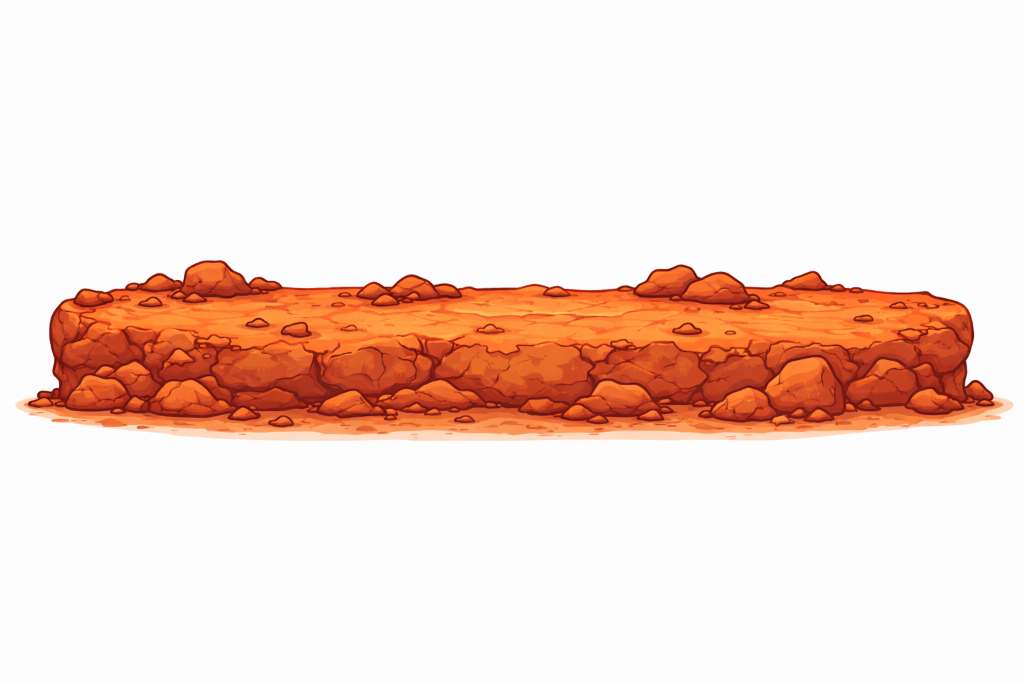
#> input picture ground_raw.png, 1024 x 682 px
$ python process_ground.py
#> lines starting #> are read from the running program, lines starting #| are printed output that depends on the picture
from PIL import Image
import os

def process_ground(image_path, output_path):
#> called with image_path = 'ground_raw.png', output_path = 'ground.png'
    try:
        img = Image.open(image_path).convert("RGBA")
#> img is the input picture: PIL image 1024x682 RGBA; mean R, G, B, A 244.7, 220.5, 211, 255

        # Remove white/light background and make it transparent
        data = img.getdata()
        new_data = []
        for item in data:
            # If color is close to white, make transparent
            if item[0] > 230 and item[1] > 230 and item[2] > 230:
                new_data.append((255, 255, 255, 0))
            else:
                new_data.append(item)
#> this loop made 698368 passes
#> item on passes 1 to 3: (253, 253, 253, 255), (253, 253, 253, 255), (252, 253, 253, 255)
#> after the loop, new_data = 698368 items
        img.putdata(new_data)

        # Auto-trim the transparent borders for a perfect tight crop
        bbox = img.getbbox()
#> bbox = (15, 260, 1014, 441)
        if bbox:
            # The ground is rocky and uneven, crop it tightly
            perfect_crop = img.crop(bbox)
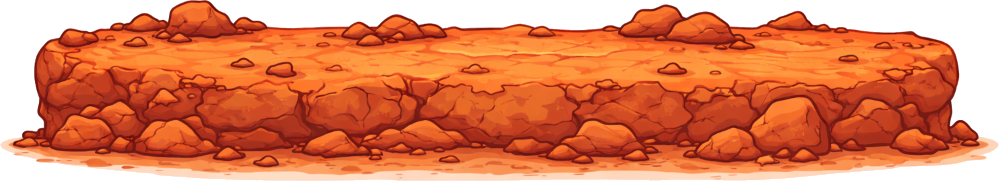
#> perfect_crop: PIL image 999x181 RGBA; mean R, G, B, A 221.3, 128.8, 91.8, 201.9; transparent parts drawn white
            perfect_crop.save(output_path)
            print("Successfully processed and saved the ground sprite!")
        else:
            print("Warning: Blank bounding box for ground.")

    except Exception as e:
        print(f"Error processing ground: {e}")

if __name__ == "__main__":
    process_ground("ground_raw.png", "ground.png")

$ run again, with ChatGPT Image 28 feb 2026, 07_15_51 a.m..png copied over ground_raw.png
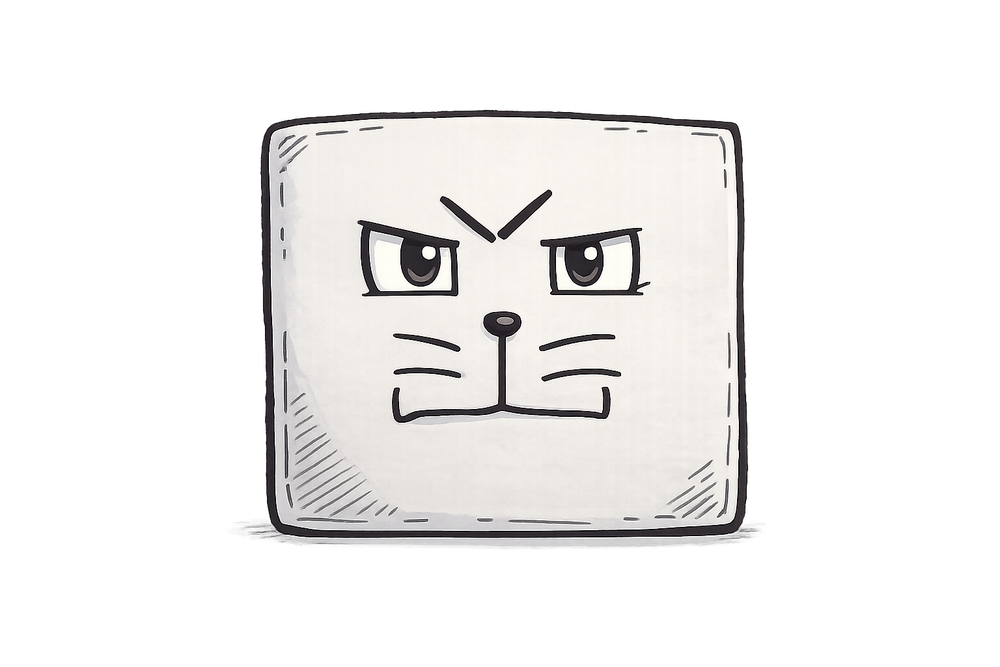
#> input picture ChatGPT Image 28 feb 2026, 07_15_51 a.m..png, 1000 x 667 px, shrunk from 1536 x 1024 before the run
#> in process_ground, img is the input picture: PIL image 1000x667 RGBA; mean R, G, B, A 66.2, 65.1, 64.3, 78.7
#> after the loop in process_ground, `for item in data:`: new_data = 667000 items
#> in process_ground, `img.putdata(new_data)`:
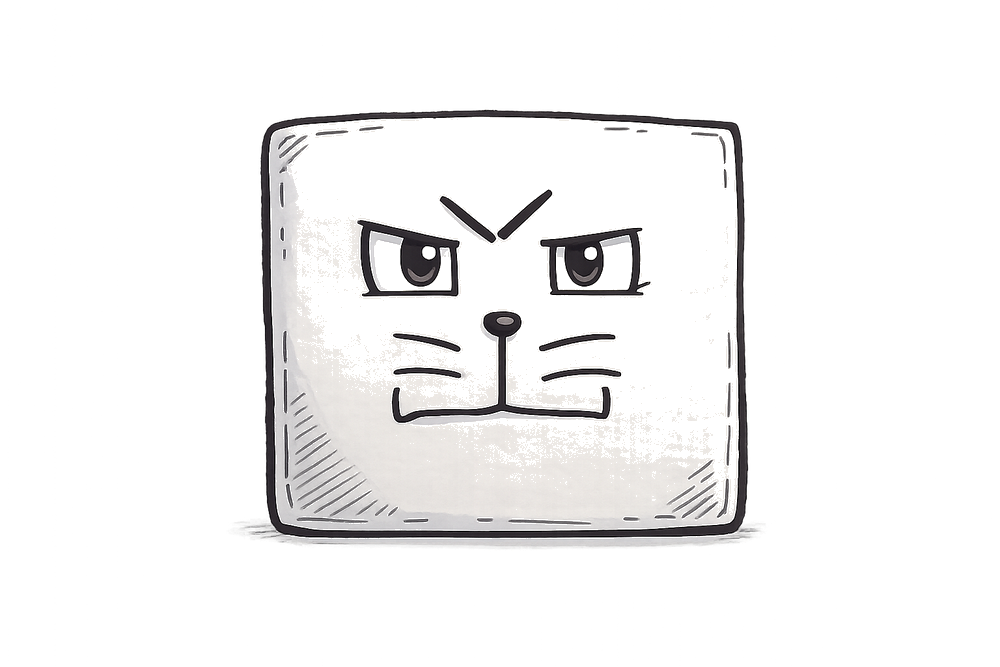
#> img: PIL image 1000x667 RGBA; mean R, G, B, A 68, 67.4, 67.4, 36.3; transparent parts drawn white
#> bbox = (7, 0, 993, 666)
#> in process_ground, `perfect_crop = img.crop(bbox)`:
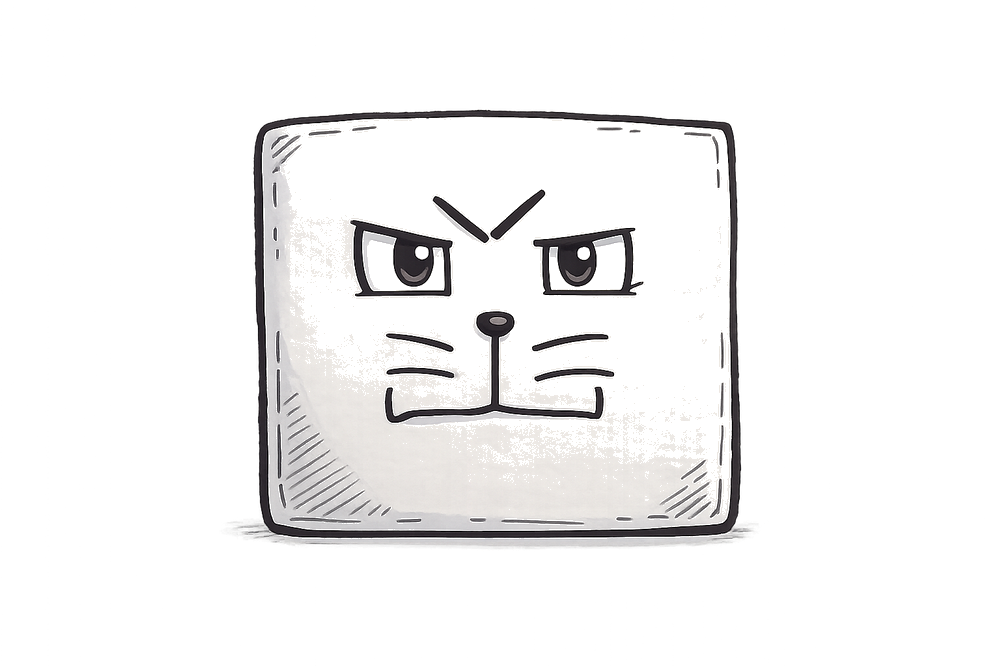
#> perfect_crop: PIL image 986x666 RGBA; mean R, G, B, A 69, 68.5, 68.5, 36.8; transparent parts drawn white

$ run again, with ChatGPT Image 28 feb 2026, 08_42_18 a.m..png copied over ground_raw.png
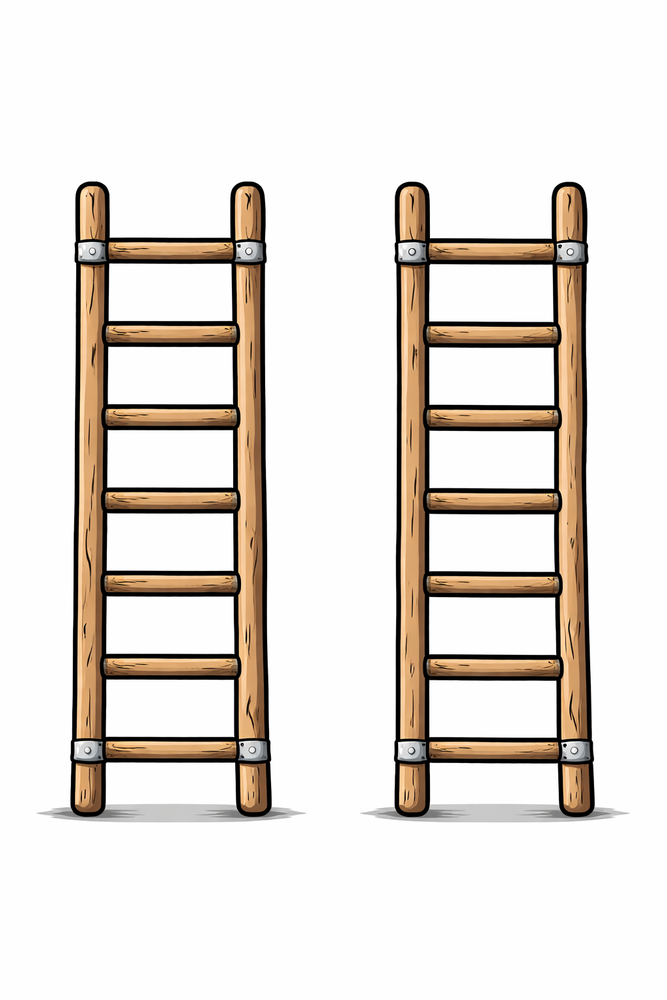
#> input picture ChatGPT Image 28 feb 2026, 08_42_18 a.m..png, 667 x 1000 px, shrunk from 1024 x 1536 before the run
#> after the loop in process_ground, `for item in data:`: new_data = 667000 items
#> bbox = (37, 181, 630, 822)
#> in process_ground, `perfect_crop = img.crop(bbox)`:
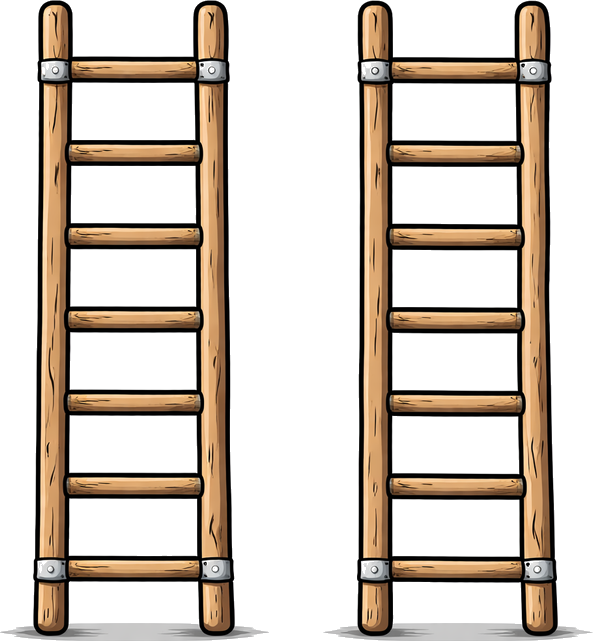
#> perfect_crop: PIL image 593x641 RGBA; mean R, G, B, A 211.6, 201.4, 191.3, 94.2; transparent parts drawn white

$ run again, with ChatGPT Image 28 feb 2026, 08_50_06 a.m..png copied over ground_raw.png
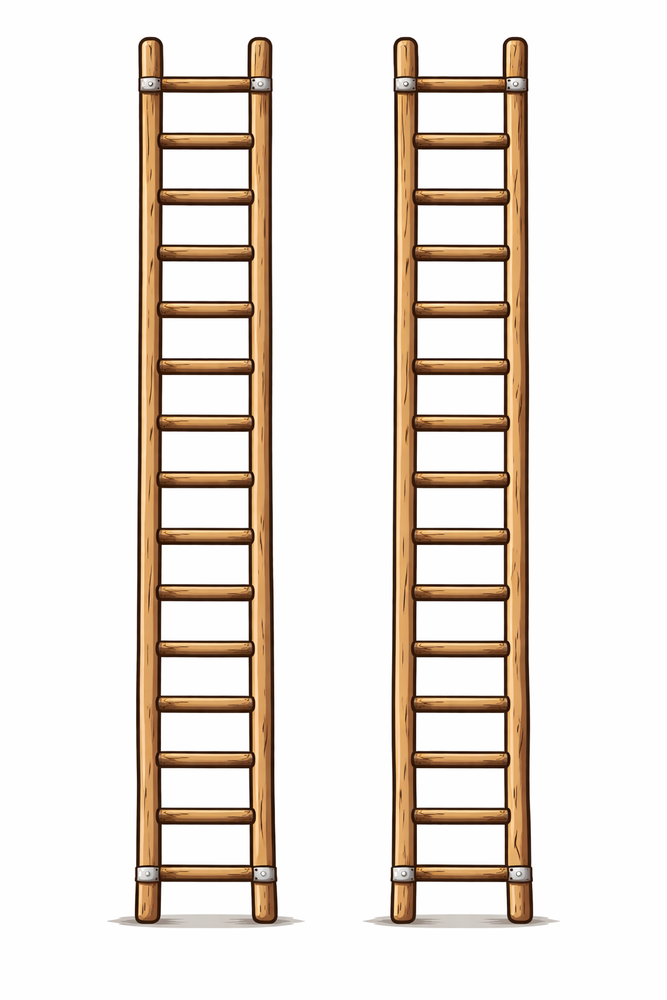
#> input picture ChatGPT Image 28 feb 2026, 08_50_06 a.m..png, 667 x 1000 px, shrunk from 1024 x 1536 before the run
#> after the loop in process_ground, `for item in data:`: new_data = 667000 items
#> bbox = (107, 36, 560, 928)
#> in process_ground, `perfect_crop = img.crop(bbox)`:
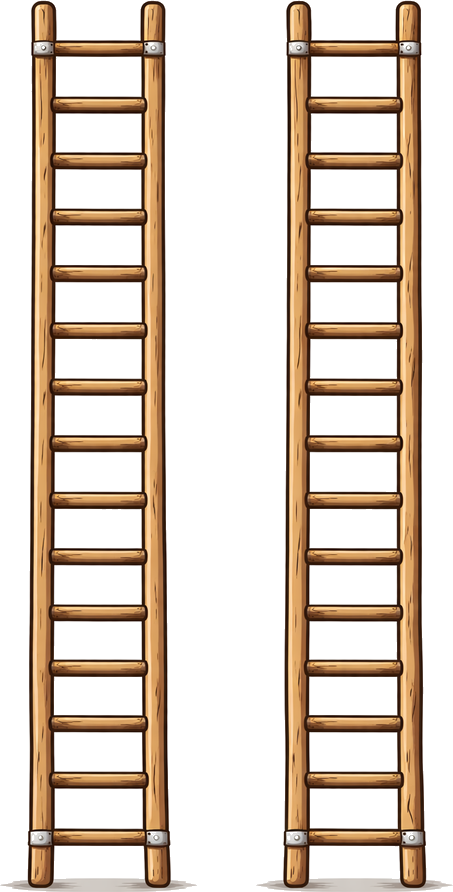
#> perfect_crop: PIL image 453x892 RGBA; mean R, G, B, A 221.2, 207.3, 194.2, 88.2; transparent parts drawn white
